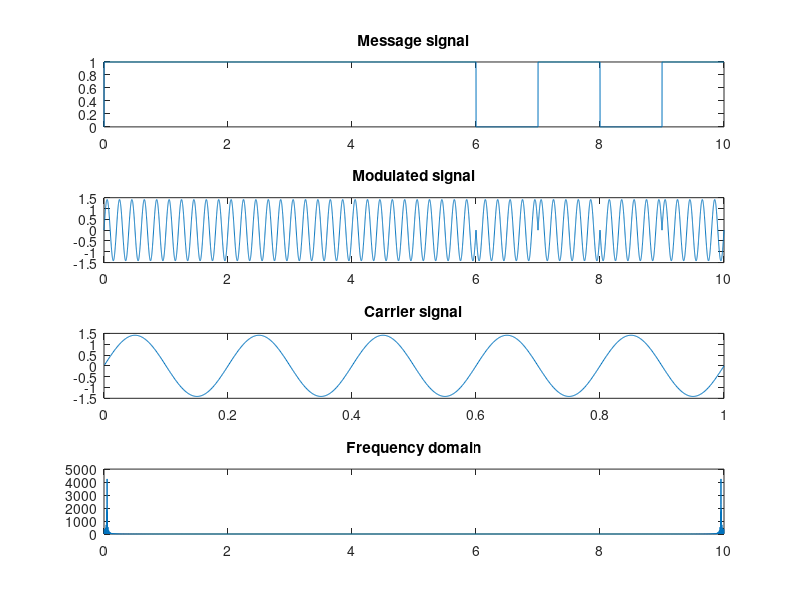

MATLAB code to generate this figure:
fc = 5; N = 10; Tb = 1;
time = 0:0.001:N*Tb;
Tc = 0.001:0.001:Tb; 
c = sqrt(2/Tb)*sin(2*pi*fc*Tc); 

M = randi([0, 1], 1, N);
Mod = 0; Message = 0;

for i = 1:N
    if M(i) == 1
        Mod = [Mod, c]; 
        Message = [Message, ones(1, 1000)];
    else
        Mod = [Mod, -c]; 
        Message = [Message, zeros(1, 1000)];
    end
end

subplot(4, 1, 1); plot(time, Message); title('Message signal');
subplot(4, 1, 2); plot(time, Mod); title('Modulated signal');

subplot(4, 1, 3); plot(Tc, c); title('Carrier signal'); % Corrected variable name
subplot(4, 1, 4); plot(time, abs(fft(Mod))); title('Frequency domain');


